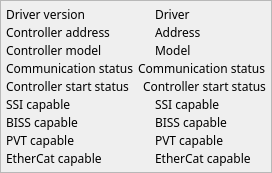
    <widget class="QFrame" name="frame">
     <property name="sizePolicy">
      <sizepolicy hsizetype="Expanding" vsizetype="Expanding">
       <horstretch>0</horstretch>
       <verstretch>0</verstretch>
      </sizepolicy>
     </property>
     <property name="maximumSize">
      <size>
       <width>16777215</width>
       <height>16777215</height>
      </size>
     </property>
     <property name="frameShape">
      <enum>QFrame::StyledPanel</enum>
     </property>
     <property name="frameShadow">
      <enum>QFrame::Raised</enum>
     </property>
     <layout class="QVBoxLayout" name="verticalLayout_2">
      <property name="spacing">
       <number>1</number>
      </property>
      <property name="margin">
       <number>5</number>
      </property>
      <item>
       <layout class="QHBoxLayout" name="horizontalLayout_25" stretch="4,3">
        <item>
         <widget class="QLabel" name="label_20">
          <property name="sizePolicy">
           <sizepolicy hsizetype="Preferred" vsizetype="Preferred">
            <horstretch>0</horstretch>
            <verstretch>0</verstretch>
           </sizepolicy>
          </property>
          <property name="font">
           <font>
            <family>Abyssinica SIL</family>
            <pointsize>9</pointsize>
           </font>
          </property>
          <property name="text">
           <string>Driver version</string>
          </property>
         </widget>
        </item>
        <item>
         <widget class="QELabel" name="qelabel_18">
          <property name="sizePolicy">
           <sizepolicy hsizetype="Minimum" vsizetype="Preferred">
            <horstretch>0</horstretch>
            <verstretch>0</verstretch>
           </sizepolicy>
          </property>
          <property name="font">
           <font>
            <family>Abyssinica SIL</family>
            <pointsize>9</pointsize>
           </font>
          </property>
          <property name="layoutDirection">
           <enum>Qt::LeftToRight</enum>
          </property>
          <property name="alignment">
           <set>Qt::AlignLeading|Qt::AlignLeft|Qt::AlignVCenter</set>
          </property>
          <property name="variable" stdset="0">
           <string>$(DMC)DRIVER_MON</string>
          </property>
          <property name="text">
           <string>Driver</string>
          </property>
         </widget>
        </item>
       </layout>
      </item>
      <item>
       <layout class="QHBoxLayout" name="horizontalLayout_5" stretch="4,3">
        <item>
         <widget class="QLabel" name="label_3">
          <property name="sizePolicy">
           <sizepolicy hsizetype="Preferred" vsizetype="Preferred">
            <horstretch>0</horstretch>
            <verstretch>0</verstretch>
           </sizepolicy>
          </property>
          <property name="font">
           <font>
            <family>Abyssinica SIL</family>
            <pointsize>9</pointsize>
           </font>
          </property>
          <property name="text">
           <string>Controller address</string>
          </property>
         </widget>
        </item>
        <item>
         <widget class="QELabel" name="qelabel_3">
          <property name="sizePolicy">
           <sizepolicy hsizetype="Minimum" vsizetype="Preferred">
            <horstretch>0</horstretch>
            <verstretch>0</verstretch>
           </sizepolicy>
          </property>
          <property name="font">
           <font>
            <family>Abyssinica SIL</family>
            <pointsize>9</pointsize>
           </font>
          </property>
          <property name="layoutDirection">
           <enum>Qt::LeftToRight</enum>
          </property>
          <property name="alignment">
           <set>Qt::AlignLeading|Qt::AlignLeft|Qt::AlignVCenter</set>
          </property>
          <property name="variable" stdset="0">
           <string>$(DMC)ADDRESS_MON</string>
          </property>
          <property name="text">
           <string>Address</string>
          </property>
         </widget>
        </item>
       </layout>
      </item>
      <item>
       <layout class="QHBoxLayout" name="horizontalLayout_6" stretch="4,3">
        <item>
         <widget class="QLabel" name="label_2">
          <property name="font">
           <font>
            <family>Abyssinica SIL</family>
            <pointsize>9</pointsize>
           </font>
          </property>
          <property name="text">
           <string>Controller model</string>
          </property>
         </widget>
        </item>
        <item>
         <widget class="QELabel" name="qelabel_2">
          <property name="sizePolicy">
           <sizepolicy hsizetype="Preferred" vsizetype="Preferred">
            <horstretch>0</horstretch>
            <verstretch>0</verstretch>
           </sizepolicy>
          </property>
          <property name="font">
           <font>
            <family>Abyssinica SIL</family>
            <pointsize>9</pointsize>
           </font>
          </property>
          <property name="frameShape">
           <enum>QFrame::NoFrame</enum>
          </property>
          <property name="variable" stdset="0">
           <string>$(DMC)MODEL_MON</string>
          </property>
          <property name="notation" stdset="0">
           <enum>QELabel::Fixed</enum>
          </property>
          <property name="text">
           <string>Model</string>
          </property>
         </widget>
        </item>
       </layout>
      </item>
      <item>
       <layout class="QHBoxLayout" name="horizontalLayout_7" stretch="4,3">
        <item>
         <widget class="QLabel" name="label_4">
          <property name="sizePolicy">
           <sizepolicy hsizetype="Preferred" vsizetype="Preferred">
            <horstretch>0</horstretch>
            <verstretch>0</verstretch>
           </sizepolicy>
          </property>
          <property name="font">
           <font>
            <family>Abyssinica SIL</family>
            <pointsize>9</pointsize>
           </font>
          </property>
          <property name="text">
           <string>Communication status </string>
          </property>
         </widget>
        </item>
        <item>
         <widget class="QELabel" name="qelabel_4">
          <property name="sizePolicy">
           <sizepolicy hsizetype="Preferred" vsizetype="Preferred">
            <horstretch>0</horstretch>
            <verstretch>0</verstretch>
           </sizepolicy>
          </property>
          <property name="font">
           <font>
            <family>Abyssinica SIL</family>
            <pointsize>9</pointsize>
           </font>
          </property>
          <property name="variable" stdset="0">
           <string>$(DMC)COMMERR_STATUS</string>
          </property>
          <property name="text">
           <string>Communication status</string>
          </property>
         </widget>
        </item>
       </layout>
      </item>
      <item>
       <layout class="QHBoxLayout" name="horizontalLayout_21" stretch="4,3">
        <item>
         <widget class="QLabel" name="label_15">
          <property name="sizePolicy">
           <sizepolicy hsizetype="Preferred" vsizetype="Preferred">
            <horstretch>0</horstretch>
            <verstretch>0</verstretch>
           </sizepolicy>
          </property>
          <property name="sizeIncrement">
           <size>
            <width>1</width>
            <height>1</height>
           </size>
          </property>
          <property name="font">
           <font>
            <family>Abyssinica SIL</family>
            <pointsize>9</pointsize>
           </font>
          </property>
          <property name="text">
           <string>Controller start status</string>
          </property>
         </widget>
        </item>
        <item>
         <widget class="QELabel" name="qelabel_9">
          <property name="sizePolicy">
           <sizepolicy hsizetype="Minimum" vsizetype="Preferred">
            <horstretch>0</horstretch>
            <verstretch>0</verstretch>
           </sizepolicy>
          </property>
          <property name="font">
           <font>
            <family>Abyssinica SIL</family>
            <pointsize>9</pointsize>
           </font>
          </property>
          <property name="variable" stdset="0">
           <string>$(DMC)START_STATUS</string>
          </property>
          <property name="text">
           <string>Controller start status</string>
          </property>
         </widget>
        </item>
       </layout>
      </item>
      <item>
       <layout class="QHBoxLayout" name="horizontalLayout_8" stretch="4,3">
        <item>
         <widget class="QLabel" name="label_5">
          <property name="sizePolicy">
           <sizepolicy hsizetype="Preferred" vsizetype="Preferred">
            <horstretch>0</horstretch>
            <verstretch>0</verstretch>
           </sizepolicy>
          </property>
          <property name="sizeIncrement">
           <size>
            <width>1</width>
            <height>1</height>
           </size>
          </property>
          <property name="font">
           <font>
            <family>Abyssinica SIL</family>
            <pointsize>9</pointsize>
           </font>
          </property>
          <property name="text">
           <string>SSI capable</string>
          </property>
         </widget>
        </item>
        <item>
         <widget class="QELabel" name="qelabel_5">
          <property name="sizePolicy">
           <sizepolicy hsizetype="Minimum" vsizetype="Preferred">
            <horstretch>0</horstretch>
            <verstretch>0</verstretch>
           </sizepolicy>
          </property>
          <property name="font">
           <font>
            <family>Abyssinica SIL</family>
            <pointsize>9</pointsize>
           </font>
          </property>
          <property name="variable" stdset="0">
           <string>$(DMC)SSICAPABLE_STATUS</string>
          </property>
          <property name="text">
           <string>SSI capable</string>
          </property>
         </widget>
        </item>
       </layout>
      </item>
      <item>
       <layout class="QHBoxLayout" name="horizontalLayout_22" stretch="4,3">
        <item>
         <widget class="QLabel" name="label_17">
          <property name="sizePolicy">
           <sizepolicy hsizetype="Preferred" vsizetype="Preferred">
            <horstretch>0</horstretch>
            <verstretch>0</verstretch>
           </sizepolicy>
          </property>
          <property name="sizeIncrement">
           <size>
            <width>1</width>
            <height>1</height>
           </size>
          </property>
          <property name="font">
           <font>
            <family>Abyssinica SIL</family>
            <pointsize>9</pointsize>
           </font>
          </property>
          <property name="text">
           <string>BISS capable</string>
          </property>
         </widget>
        </item>
        <item>
         <widget class="QELabel" name="qelabel_15">
          <property name="sizePolicy">
           <sizepolicy hsizetype="Minimum" vsizetype="Preferred">
            <horstretch>0</horstretch>
            <verstretch>0</verstretch>
           </sizepolicy>
          </property>
          <property name="font">
           <font>
            <family>Abyssinica SIL</family>
            <pointsize>9</pointsize>
           </font>
          </property>
          <property name="variable" stdset="0">
           <string>$(DMC)BISSCAPABLE_STATUS</string>
          </property>
          <property name="text">
           <string>BISS capable</string>
          </property>
         </widget>
        </item>
       </layout>
      </item>
      <item>
       <layout class="QHBoxLayout" name="horizontalLayout_20" stretch="4,3">
        <item>
         <widget class="QLabel" name="label_16">
          <property name="sizePolicy">
           <sizepolicy hsizetype="Preferred" vsizetype="Preferred">
            <horstretch>0</horstretch>
            <verstretch>0</verstretch>
           </sizepolicy>
          </property>
          <property name="sizeIncrement">
           <size>
            <width>1</width>
            <height>1</height>
           </size>
          </property>
          <property name="font">
           <font>
            <family>Abyssinica SIL</family>
            <pointsize>9</pointsize>
           </font>
          </property>
          <property name="text">
           <string>PVT capable</string>
          </property>
         </widget>
        </item>
        <item>
         <widget class="QELabel" name="qelabel_14">
          <property name="sizePolicy">
           <sizepolicy hsizetype="Minimum" vsizetype="Preferred">
            <horstretch>0</horstretch>
            <verstretch>0</verstretch>
           </sizepolicy>
          </property>
          <property name="font">
           <font>
            <family>Abyssinica SIL</family>
            <pointsize>9</pointsize>
           </font>
          </property>
          <property name="variable" stdset="0">
           <string>$(DMC)PVTCAPABLE_STATUS</string>
          </property>
          <property name="text">
           <string>PVT capable</string>
          </property>
         </widget>
        </item>
       </layout>
      </item>
      <item>
       <layout class="QHBoxLayout" name="horizontalLayout_23" stretch="4,3">
        <item>
         <widget class="QLabel" name="label_18">
          <property name="sizePolicy">
           <sizepolicy hsizetype="Preferred" vsizetype="Preferred">
            <horstretch>0</horstretch>
            <verstretch>0</verstretch>
           </sizepolicy>
          </property>
          <property name="sizeIncrement">
           <size>
            <width>1</width>
            <height>1</height>
           </size>
          </property>
          <property name="font">
           <font>
            <family>Abyssinica SIL</family>
            <pointsize>9</pointsize>
           </font>
          </property>
          <property name="text">
           <string>EtherCat capable</string>
          </property>
         </widget>
        </item>
        <item>
         <widget class="QELabel" name="qelabel_16">
          <property name="sizePolicy">
           <sizepolicy hsizetype="Minimum" vsizetype="Preferred">
            <horstretch>0</horstretch>
            <verstretch>0</verstretch>
           </sizepolicy>
          </property>
          <property name="font">
           <font>
            <family>Abyssinica SIL</family>
            <pointsize>9</pointsize>
           </font>
          </property>
          <property name="variable" stdset="0">
           <string>$(DMC)ECATCAPABLE_STATUS</string>
          </property>
          <property name="text">
           <string>EtherCat capable</string>
          </property>
         </widget>
        </item>
       </layout>
      </item>
     </layout>
    </widget>
